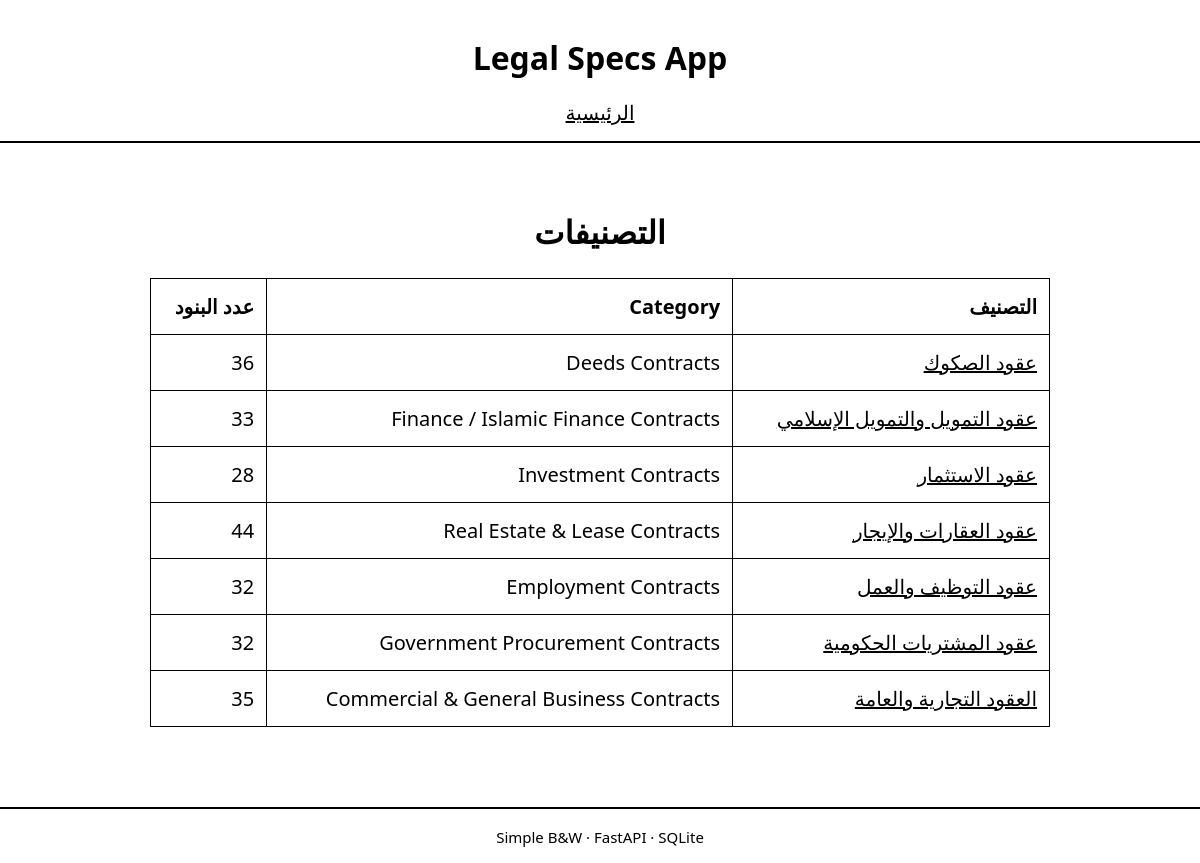
The page / on the database its author committed.
### app/models.py (models this page shows)
class Category(Base):
    __tablename__ = "categories"
    id = Column(Integer, primary_key=True, index=True)
    slug = Column(String, unique=True, index=True)
    name_ar = Column(String)
    name_en = Column(String)
    nodes = relationship("Node", back_populates="category")

### app/main.py (the view)
@app.get("/", response_class=HTMLResponse)
def index(request: Request, db: Session = Depends(get_db)):
    categories = db.query(Category).all()
    return templates.TemplateResponse(
        "index.html",
        {"request": request, "categories": categories},
    )

### app/templates/index.html
{% extends "base.html" %}
{% block content %}
<h2>التصنيفات</h2>
<table>
    <thead>
        <tr>
            <th>التصنيف</th>
            <th>Category</th>
            <th>عدد البنود</th>
        </tr>
    </thead>
    <tbody>
    {% for cat in categories %}
        <tr>
            <td><a href="/category/{{ cat.slug }}">{{ cat.name_ar }}</a></td>
            <td>{{ cat.name_en }}</td>
            <td>{{ cat.nodes|length }}</td>
        </tr>
    {% endfor %}
    </tbody>
</table>
{% endblock %}

### static/style.css (style rules this page uses)
body { font-family: system-ui, sans-serif; background: #fff; color: #000; margin: 0; padding: 0; font-size: 20px; }
h1, h2 { font-size: 32px; margin-bottom: 20px; text-align: center; }
table { border-collapse: collapse; width: 100%; margin-top: 25px; font-size: 20px; }
th, td { border: 1px solid #000; padding: 14px 10px; text-align: right; }
a { color: #000; text-decoration: underline; font-size: 20px; }
table th, table td { font-size: 20px; padding: 14px 12px; }

### rows shown on the page
Category: name_ar "عقود الصكوك", name_en "Deeds Contracts", nodes|length "36"
Category: name_ar "عقود التمويل والتمويل الإسلامي", name_en "Finance / Islamic Finance Contracts", nodes|length "33"
Category: name_ar "عقود الاستثمار", name_en "Investment Contracts", nodes|length "28"
Category: name_ar "عقود العقارات والإيجار", name_en "Real Estate & Lease Contracts", nodes|length "44"
Category: name_ar "عقود التوظيف والعمل", name_en "Employment Contracts", nodes|length "32"
Category: name_ar "عقود المشتريات الحكومية", name_en "Government Procurement Contracts", nodes|length "32"
Category: name_ar "العقود التجارية والعامة", name_en "Commercial & General Business Contracts", nodes|length "35"
